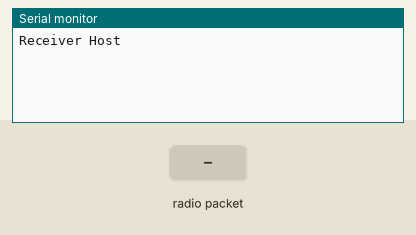
A sketch run on a simulated Arduino Uno, built with avr-gcc and run on an emulated ATmega328P. On the bench: the last lines printed to the serial monitor. Inputs (shaded band) come from the test bench. No radio packets arrive unless stated.

Above: at 1.2 s.
1.3 s: radio packet "1" arrives
At 1.39 s:
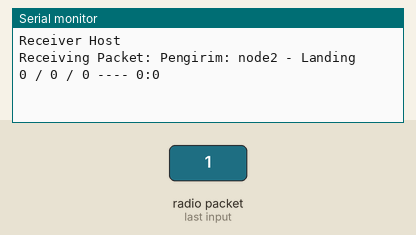
At 2.7 s:
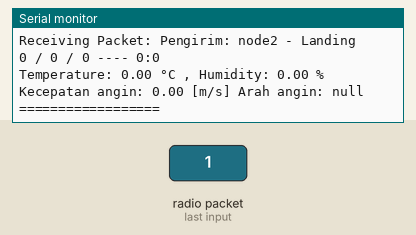

Measured:
- after the input at 1.3 s, the serial monitor: prints a new line at once (image 1)

The sketch:

com_6.ino
```cpp
// **GATEWAY / MASTER**

#include <LoRa.h>
#include <ArduinoJson.h>

#define SS 53
#define RST 43
#define DIO0 45

String Sendernode;

void setup()
{
  Serial.begin(9600);
  while (!Serial)
    ;
  Serial.println("Receiver Host");
  LoRa.setPins(SS, RST, DIO0);
  if (!LoRa.begin(433E6))
  {
    Serial.println("Starting LoRa Failed!");
    while (1)
      ;
  }
}
void loop()
{
  int packetSize = LoRa.parsePacket(); // cek apakah ada paket baru yang diterima
  if (packetSize)                      // jika true
  {
    int sender = LoRa.read(); // cek header dari paket yang diterima

    String incoming = ""; //variabel untk menampung data
    Serial.print("Receiving Packet: ");
    while (LoRa.available()) // ketika LoRa siap terima paket
    {
      incoming += (char)LoRa.read(); // memasukkan paket yang dibaca ke variabel incoming
      //      Serial.println((char)LoRa.read());
    }
    if (sender == 1) //jika header bernilai 1
    {
      Sendernode = "node1";
      Serial.print("Pengirim: " + Sendernode);
      Serial.println(" - Landing");

      DynamicJsonDocument doc(200);   //menggunakan DynamicJson karena paket bisa berukuran lebih dari 1KB, jika lebih kecil dari 1KB pakai StaticJson
      deserializeJson(doc, incoming); //parsing data yang diterima ke dalam variabel doc

      //bentuk data yang diterima dalam variabel doc :
      // {"suhu":xx.xx , "kelem":xx.xx , "hari":xx , "bulan":xx , "tahun":xxxx , "kec":xx.xx , "arah":"arahAngin" , "jam":xx , "menit":xx}

      //memasukkan data parsing ke variabel
      float suhu = doc["suhu"]; // cara pengambilan data parsing doc["namaParameterParsing"], dan harus sama antara pengirim dan penerima
      float kelem = doc["kelem"];
      int hari = doc["hari"];
      int bulan = doc["bulan"];
      int tahun = doc["tahun"];
      float kec = doc["kec"];
      String arah = doc["arah"];
      int jam = doc["jam"];
      int menit = doc["menit"];

      //menampilkan data di serial monitor
      Serial.print(hari);
      Serial.print(" / ");
      Serial.print(bulan);
      Serial.print(" / ");
      Serial.print(tahun);
      Serial.print(" ---- ");
      Serial.print(jam);
      Serial.print(":");
      Serial.println(menit);
      Serial.print("Temperature: ");
      Serial.print(suhu);
      Serial.print(" °C ");
      Serial.print(", Humidity: ");
      Serial.print(kelem);
      Serial.println(" % ");
      Serial.print("Kecepatan angin: ");
      Serial.print(kec);
      Serial.print(" [m/s] ");
      Serial.print("Arah angin: ");
      Serial.println(arah);
      Serial.println("==================");
    }
    else //jika header bernilai selain 1
    {
      Sendernode = "node2";
      Serial.print("Pengirim: " + Sendernode);
      Serial.println(" - Landing");

      DynamicJsonDocument doc(200);   //menggunakan DynamicJson karena paket bisa berukuran lebih dari 1KB, jika lebih kecil dari 1KB pakai StaticJson
      deserializeJson(doc, incoming); //parsing data yang diterima ke dalam variabel doc

      //bentuk data yang diterima dalam variabel doc :
      // {"suhu":xx.xx , "kelem":xx.xx , "hari":xx , "bulan":xx , "tahun":xxxx , "kec":xx.xx , "arah":"arahAngin" , "jam":xx , "menit":xx}

      //memasukkan data parsing ke variabel
      float suhu = doc["suhu"]; // cara pengambilan data parsing doc["namaParameterParsing"], dan harus sama antara pengirim dan penerima
      float kelem = doc["kelem"];
      int hari = doc["hari"];
      int bulan = doc["bulan"];
      int tahun = doc["tahun"];
      float kec = doc["kec"];
      String arah = doc["arah"];
      int jam = doc["jam"];
      int menit = doc["menit"];

      //menampilkan data di serial monitor
      Serial.print(hari);
      Serial.print(" / ");
      Serial.print(bulan);
      Serial.print(" / ");
      Serial.print(tahun);
      Serial.print(" ---- ");
      Serial.print(jam);
      Serial.print(":");
      Serial.println(menit);
      Serial.print("Temperature: ");
      Serial.print(suhu);
      Serial.print(" °C ");
      Serial.print(", Humidity: ");
      Serial.print(kelem);
      Serial.println(" % ");
      Serial.print("Kecepatan angin: ");
      Serial.print(kec);
      Serial.print(" [m/s] ");
      Serial.print("Arah angin: ");
      Serial.println(arah);
      Serial.println("==================");
    }
  }
  delay(50);
}
```
